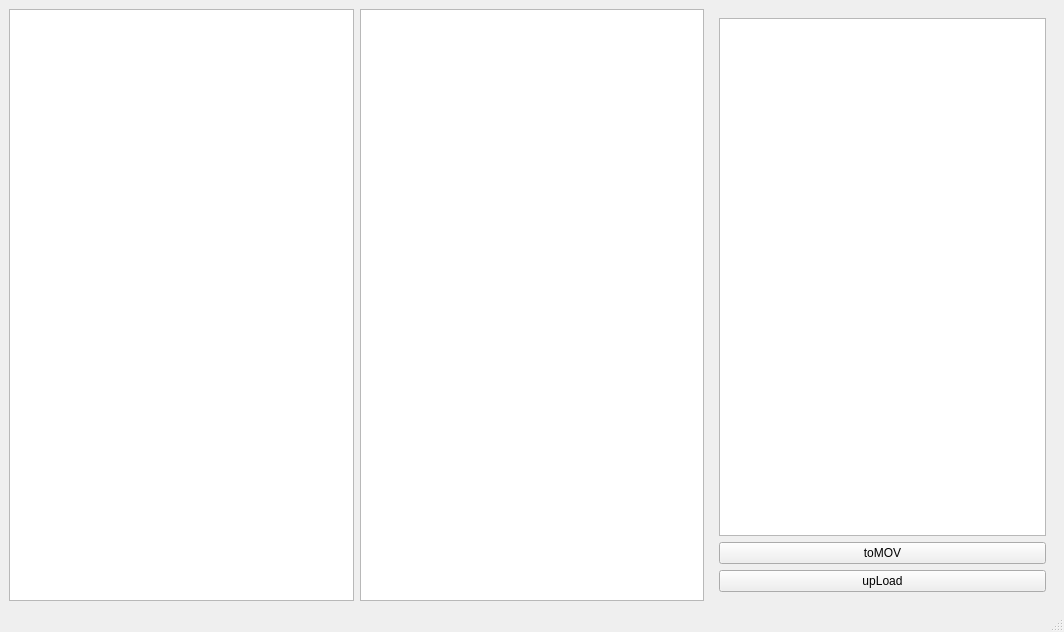
<?xml version="1.0" encoding="UTF-8"?>
<ui version="4.0">
 <class>toMOVMainWindow</class>
 <widget class="QMainWindow" name="toMOVMainWindow">
  <property name="geometry">
   <rect>
    <x>0</x>
    <y>0</y>
    <width>1064</width>
    <height>632</height>
   </rect>
  </property>
  <property name="windowTitle">
   <string>批量图片序列转MOV</string>
  </property>
  <widget class="QWidget" name="centralwidget">
   <layout class="QHBoxLayout" name="horizontalLayout">
    <item>
     <widget class="QTreeView" name="treeView"/>
    </item>
    <item>
     <widget class="QTableView" name="tableView"/>
    </item>
    <item>
     <widget class="QWidget" name="widget" native="true">
      <layout class="QVBoxLayout" name="verticalLayout">
       <item>
        <widget class="QTextBrowser" name="descriptionBrowser"/>
       </item>
       <item>
        <widget class="QPushButton" name="toMOVBtn">
         <property name="text">
          <string>toMOV</string>
         </property>
        </widget>
       </item>
       <item>
        <widget class="QPushButton" name="upLoadBtn">
         <property name="text">
          <string>upLoad</string>
         </property>
        </widget>
       </item>
      </layout>
     </widget>
    </item>
   </layout>
  </widget>
  <widget class="QMenuBar" name="menubar">
   <property name="geometry">
    <rect>
     <x>0</x>
     <y>0</y>
     <width>1064</width>
     <height>23</height>
    </rect>
   </property>
  </widget>
  <widget class="QStatusBar" name="statusbar"/>
 </widget>
 <resources/>
 <connections/>
</ui>
